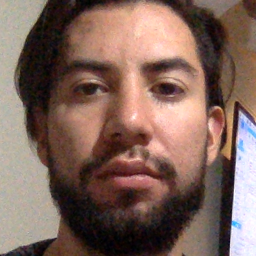
#> input picture cara1.png, 256 x 256 px
$ python eq_hist.py
#> lines starting #> are read from the running program, lines starting #| are printed output that depends on the picture
import numpy as np
import cv2

img = cv2.imread('cara1.png',0)
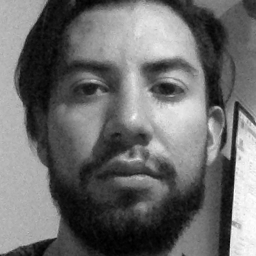
#> img: shape (256, 256); min 0, max 255, mean 107.4
# gray_img=cv2.cvtColor(img,cv2.COLOR_BGR2GRAY)#convert color image to grayscale
# create a CLAHE object (Arguments are optional).
clahe = cv2.createCLAHE(clipLimit=2.0, tileGridSize=(8,8))
cl1 = clahe.apply(img)
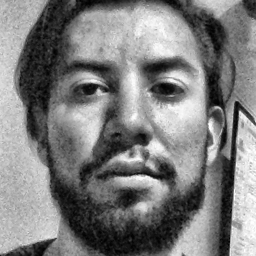
#> cl1: shape (256, 256); min 2, max 255, mean 125.1

cv2.imwrite('clahe_2.png',cl1)
cv2.imwrite('clahe_1.png',img)

$ run again, with foto2.png copied over cara1.png
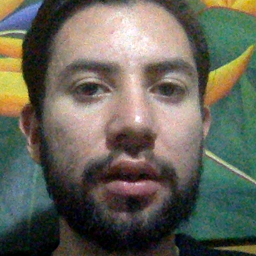
#> input picture foto2.png, 256 x 256 px
#> `img = cv2.imread('cara1.png',0)`:
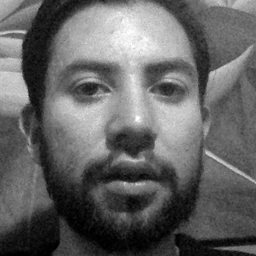
#> img: shape (256, 256); min 0, max 255, mean 99.9
#> `cl1 = clahe.apply(img)`:
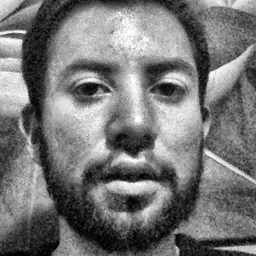
#> cl1: shape (256, 256); min 1, max 255, mean 117.5

$ run again, with foto3.png copied over cara1.png
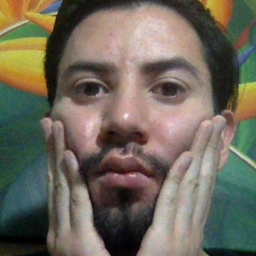
#> input picture foto3.png, 256 x 256 px
#> `img = cv2.imread('cara1.png',0)`:
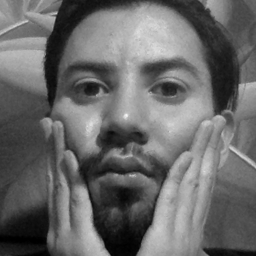
#> img: shape (256, 256); min 0, max 246, mean 104.9
#> `cl1 = clahe.apply(img)`:
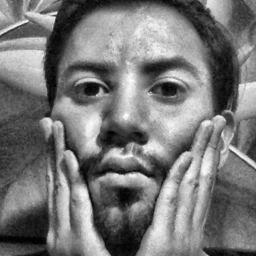
#> cl1: shape (256, 256); min 1, max 252, mean 119.5

$ run again, with foto4.png copied over cara1.png
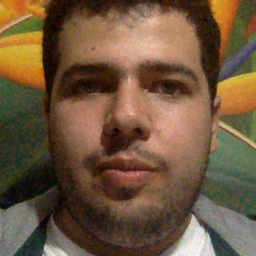
#> input picture foto4.png, 256 x 256 px
#> `img = cv2.imread('cara1.png',0)`:
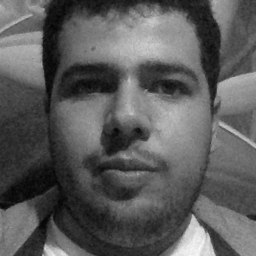
#> img: shape (256, 256); min 3, max 250, mean 90.9
#> `cl1 = clahe.apply(img)`:
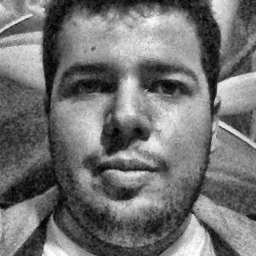
#> cl1: shape (256, 256); min 2, max 255, mean 114
